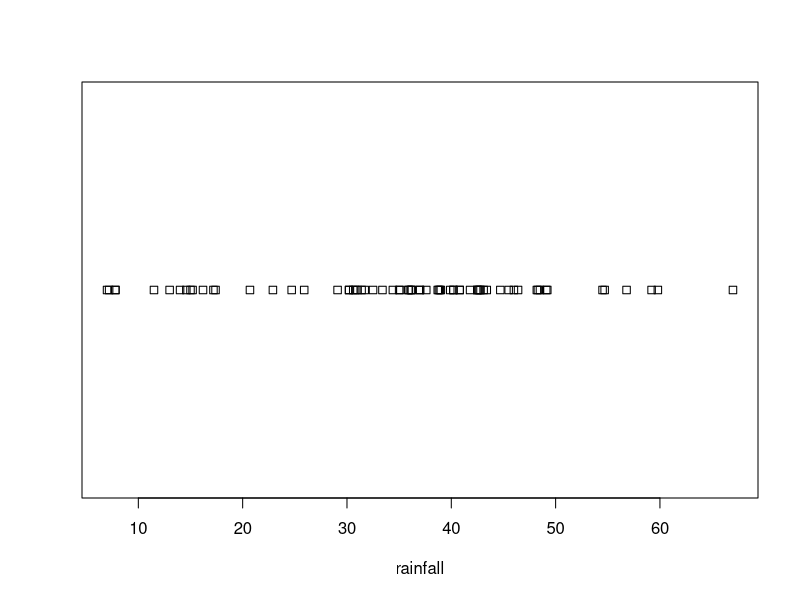
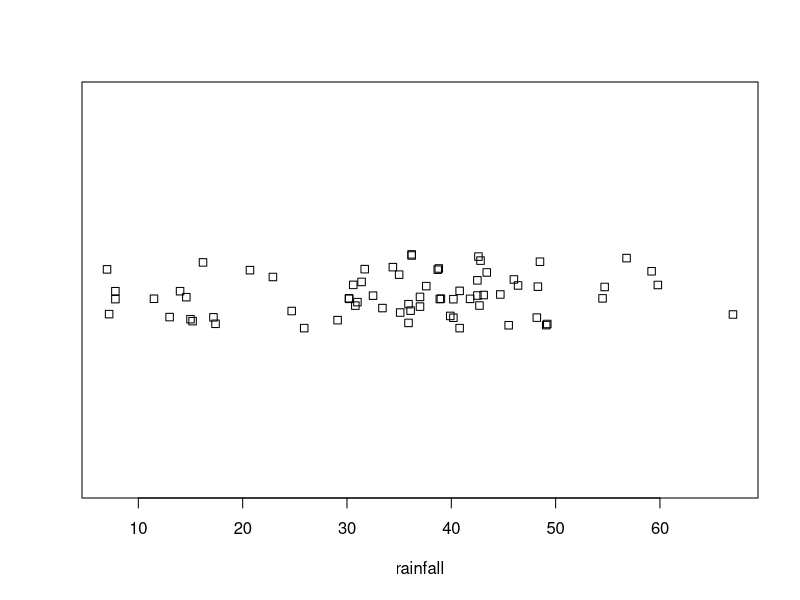
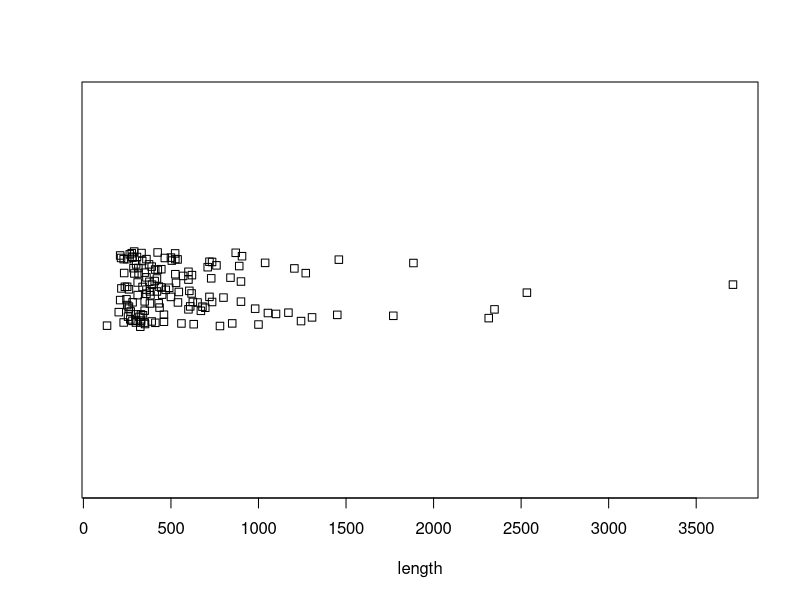
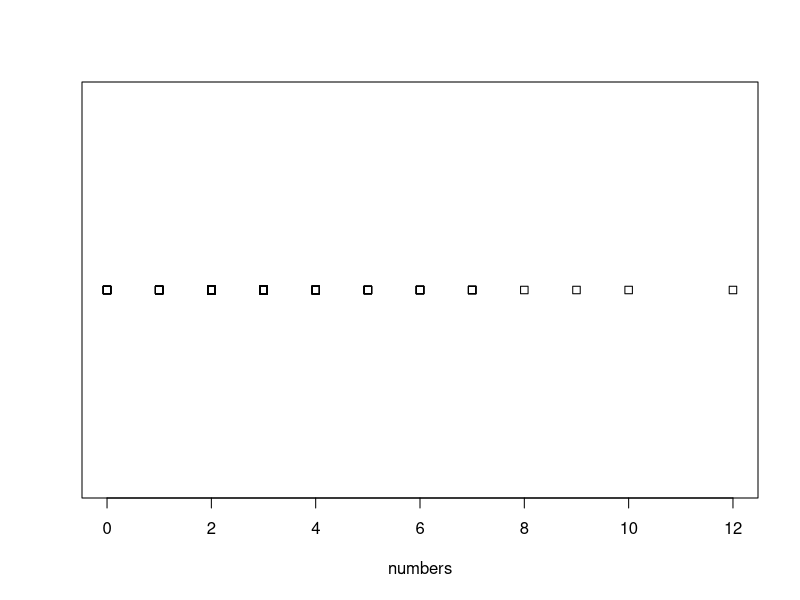
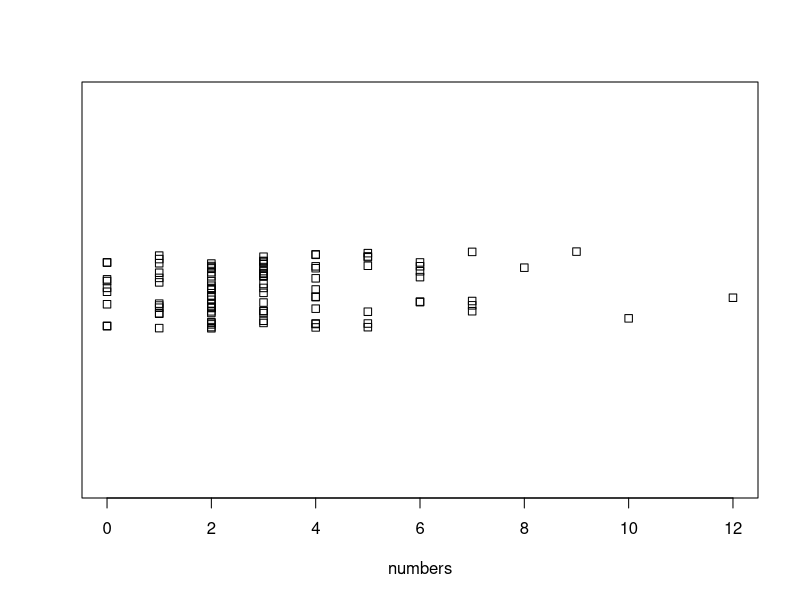
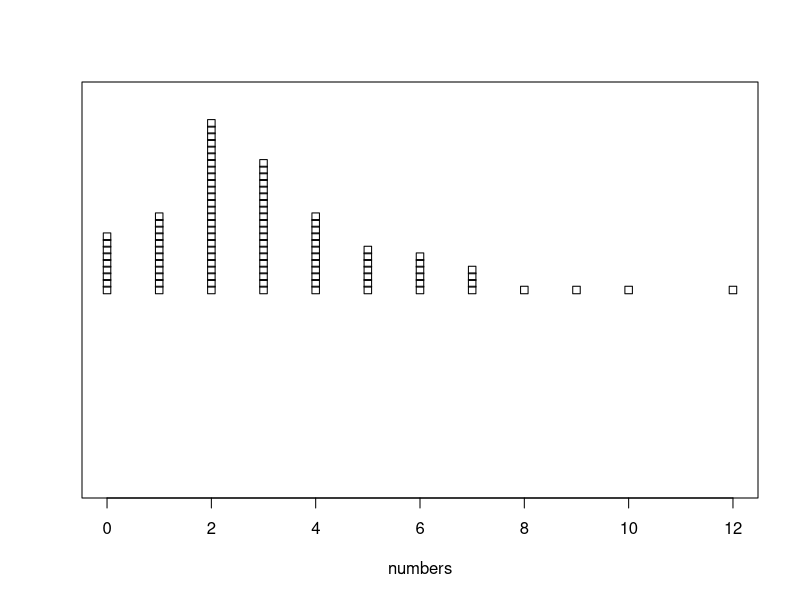
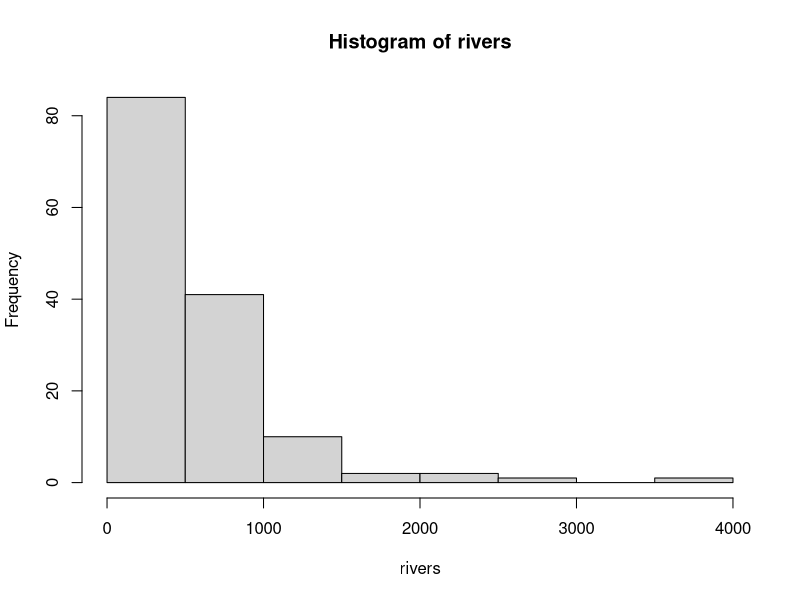
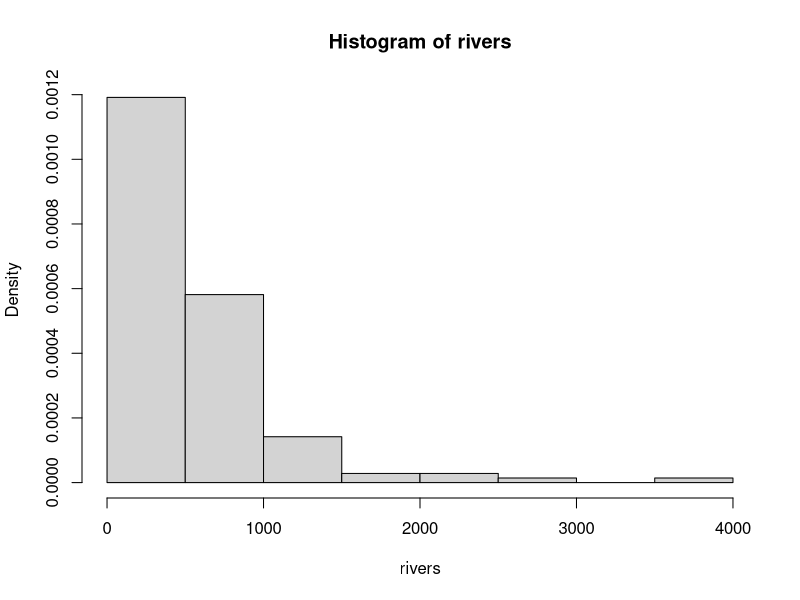

Reproduce these figures in R, in order.
str(precip)
precip[1:70]
precip[1:4]

str(rivers)
rivers[1:141]
rivers[1:4]

str(discoveries)
discoveries[1:100]
discoveries[1:4]

help("stripchart")
stripchart(precip, xlab = "rainfall")
stripchart(precip,method = "jitter" , xlab = "rainfall")
stripchart(rivers,method = "jitter",xlab = "length")
stripchart(discoveries,xlab = "numbers", method = "overplot")
stripchart(discoveries,xlab = "numbers", method = "jitter")
stripchart(discoveries,xlab = "numbers", method = "stack")

help("hist")
hist(rivers)
hist(rivers,freq = FALSE)
hist(rivers,freq = TRUE)
hist(rivers,freq = TRUE , breaks = 10, main = "H i s t o g r a m of rivers WITH BREAK 10 ")
hist(rivers, breaks = 200, main = "histogrAM OF RIVERS WITH BREAK 200")

#create xlab ylab color for line , legend mtcars all things

#MTCARS HISTOGRAM AND STRIPCHART
cars = mtcars
print(cars)
str(cars)

cars$cyl = as.ordered(cars$cyl)
cars$gear = as.ordered(cars$gear)
cars$carb = as.ordered(cars$carb)

cars$vs = as.factor(cars$vs)
cars$am = as.factor(cars$am)
hist(cars$mpg)
barplot(height = table(cars$cyl),xlab = "no of cylinder")



